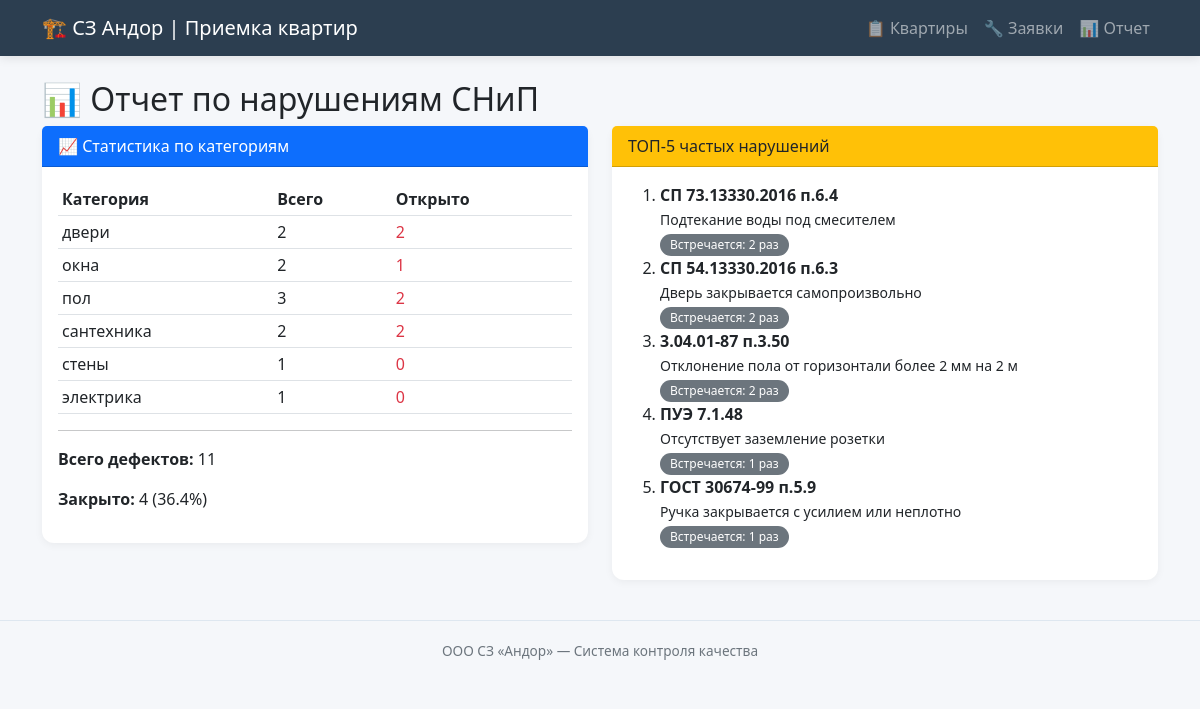
Screenshot of /report with the database file from the repository.
### tables this page shows
CREATE TABLE snip_defects (
            id INTEGER PRIMARY KEY AUTOINCREMENT,
            code TEXT NOT NULL,
            category TEXT NOT NULL,
            description TEXT NOT NULL,
            severity TEXT NOT NULL
        );

### app.py (the view)
@app.route('/report')
def report():
    conn = get_db()
    stats = conn.execute('''
        SELECT s.category, COUNT(d.id) as count,
               SUM(CASE WHEN d.status != 'closed' THEN 1 ELSE 0 END) as open_count
        FROM defects d
        JOIN snip_defects s ON d.snip_defect_id = s.id
        GROUP BY s.category
    ''').fetchall()
    top_defects = conn.execute('''
        SELECT s.code, s.description, COUNT(d.id) as count
        FROM defects d
        JOIN snip_defects s ON d.snip_defect_id = s.id
        GROUP BY d.snip_defect_id
        ORDER BY count DESC
        LIMIT 5
    ''').fetchall()
    total = conn.execute('SELECT COUNT(id) FROM defects').fetchone()[0]
    closed = conn.execute('SELECT COUNT(id) FROM defects WHERE status = "closed"').fetchone()[0]
    conn.close()
    return render_template('report.html',
                          stats=stats,
                          top_defects=top_defects,
                          total=total,
                          closed=closed)

### app.py (called while the page is built)
def get_db():
    conn = sqlite3.connect(DB_PATH)
    conn.row_factory = sqlite3.Row
    return conn

### templates/report.html
{% extends "base.html" %}
{% block content %}
<h2>📊 Отчет по нарушениям СНиП</h2>
<div class="row">
    <div class="col-md-6">
        <div class="card mb-4">
            <div class="card-header bg-primary text-white">
                📈 Статистика по категориям
            </div>
            <div class="card-body">
                <table class="table table-sm">
                    <thead>
                        <tr><th>Категория</th><th>Всего</th><th>Открыто</th></tr>
                    </thead>
                    <tbody>
                        {% for s in stats %}
                        <tr>
                            <td>{{ s.category }}</td>
                            <td>{{ s.count }}</td>
                            <td class="text-danger">{{ s.open_count }}</td>
                        </tr>
                        {% endfor %}
                    </tbody>
                </table>
                <hr>
                <p><strong>Всего дефектов:</strong> {{ total }}</p>
                <p><strong>Закрыто:</strong> {{ closed }} ({{ (closed / total * 100)|round(1) if total > 0 else 0 }}%)</p>
            </div>
        </div>
    </div>
    <div class="col-md-6">
        <div class="card">
            <div class="card-header bg-warning text-dark">
                ТОП-5 частых нарушений
            </div>
            <div class="card-body">
                {% if top_defects %}
                    <ol>
                    {% for td in top_defects %}
                        <li>
                            <strong>{{ td.code }}</strong><br>
                            <span class="small">{{ td.description[:80] }}</span><br>
                            <span class="badge bg-secondary">Встречается: {{ td.count }} раз</span>
                        </li>
                    {% endfor %}
                    </ol>
                {% else %}
                    <p>Нет данных для ТОП-5</p>
                {% endif %}
            </div>
        </div>
    </div>
</div>
{% endblock %}

### templates/base.html (style rules this page uses)
body { background-color: #f5f7fa; font-family: 'Segoe UI', Tahoma, Geneva, Verdana, sans-serif; }
.card { border: none; border-radius: 12px; box-shadow: 0 2px 8px rgba(0,0,0,0.05); transition: transform 0.2s, box-shadow 0.2s; }
.badge { padding: 5px 10px; font-weight: 500; border-radius: 20px; }

### rows the page displays
snip_defects: code "СП 73.13330.2016 п.6.4", description "Подтекание воды под смесителем", count "2"
snip_defects: code "СП 54.13330.2016 п.6.3", description "Дверь закрывается самопроизвольно", count "2"
snip_defects: code "3.04.01-87 п.3.50", description "Отклонение пола от горизонтали более 2 мм на 2 м", count "2"
snip_defects: code "ПУЭ 7.1.48", description "Отсутствует заземление розетки", count "1"
snip_defects: code "ГОСТ 30674-99 п.5.9", description "Ручка закрывается с усилием или неплотно", count "1"

### other values shown
{{ s.category }} "двери" "окна" "пол" "сантехника" "стены" "электрика"
{{ s.count }} "2" "2" "3" "2" "1" "1"
{{ s.open_count }} "2" "1" "2" "2" "0" "0"
{{ total }} "11"
{{ closed }} "4"
{{ (closed / total * 100)|round(1) if total > 0 else 0 }} "36.4"
